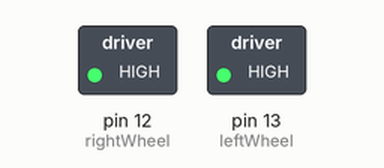
A sketch run on a simulated Arduino Uno, built with avr-gcc and run on an emulated ATmega328P. Parts: switched loads named in the sketch (green lamp = pin HIGH).

Above: at 0.05 s.
Timing chart, 0 to 3.0 s (numbered marks = the images above):
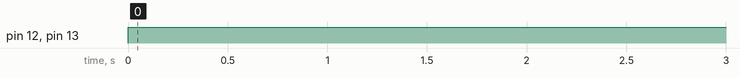

Measured:
- by itself, pin 12 (rightWheel), pin 13 (leftWheel): LOW → HIGH at 0.00 s

The sketch:

car_movement_code.ino
```cpp
/*
  This is the code to move the car forward and backward
 */
int leftWheel = 13;
int rightWheel = 12;

void setup() {
  pinMode(leftWheel, OUTPUT);
  pinMode(rightWheel, OUTPUT);
}

void loop() {
  digitalWrite(leftWheel, HIGH);
  digitalWrite(rightWheel, HIGH);

  delay(1000);

  digitalWrite(leftWheel, LOW);
  digitalWrite(rightWheel, LOW);

}
```
